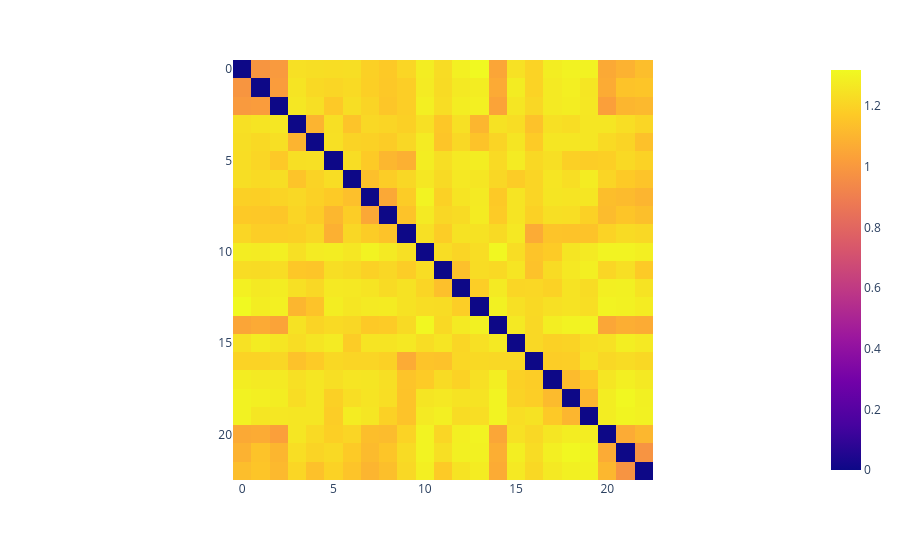

The code cell stored with this chart in its notebook:
### Code cell
px.imshow(dist_map)

### Figure 1 — Plotly figure (JSON) as saved in the notebook; plotly's stock layout.template omitted (floating-point values rounded to 4 significant figures; data arrays with more than 128 entries replaced by an {"elided": "..."} marker saying what was removed)
{"data": [{"coloraxis": "coloraxis", "hovertemplate": "x: %{x}<br>y: %{y}<br>color: %{z}<extra></extra>", "name": "0", "type": "heatmap", "xaxis": "x", "yaxis": "y", "z": {"elided": "23x23 float values"}}], "layout": {"coloraxis": {"colorscale": [[0, "#0d0887"], [0.1111, "#46039f"], [0.2222, "#7201a8"], [0.3333, "#9c179e"], [0.4444, "#bd3786"], [0.5556, "#d8576b"], [0.6667, "#ed7953"], [0.7778, "#fb9f3a"], [0.8889, "#fdca26"], [1, "#f0f921"]]}, "margin": {"t": 60}, "xaxis": {"anchor": "y", "constrain": "domain", "domain": [0, 1], "scaleanchor": "y"}, "yaxis": {"anchor": "x", "autorange": "reversed", "constrain": "domain", "domain": [0, 1]}}}
